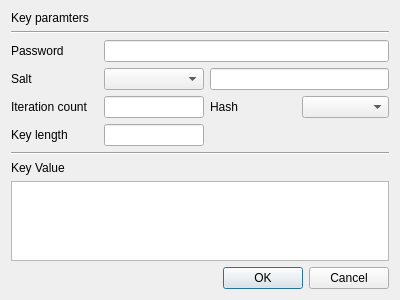
<?xml version="1.0" encoding="UTF-8"?>
<ui version="4.0">
 <class>KeyDeriveDlg</class>
 <widget class="QDialog" name="KeyDeriveDlg">
  <property name="geometry">
   <rect>
    <x>0</x>
    <y>0</y>
    <width>400</width>
    <height>300</height>
   </rect>
  </property>
  <property name="windowTitle">
   <string>Key Derive Dialog</string>
  </property>
  <layout class="QGridLayout" name="gridLayout">
   <item row="9" column="0" colspan="4">
    <widget class="QPlainTextEdit" name="mKeyValueText"/>
   </item>
   <item row="4" column="0">
    <widget class="QLabel" name="label_4">
     <property name="text">
      <string>Iteration count</string>
     </property>
    </widget>
   </item>
   <item row="6" column="0">
    <widget class="QLabel" name="label_5">
     <property name="text">
      <string>Key length</string>
     </property>
    </widget>
   </item>
   <item row="2" column="1" colspan="3">
    <widget class="QLineEdit" name="mPasswordText"/>
   </item>
   <item row="6" column="1">
    <widget class="QLineEdit" name="mKeySizeText">
     <property name="maximumSize">
      <size>
       <width>100</width>
       <height>16777215</height>
      </size>
     </property>
    </widget>
   </item>
   <item row="10" column="0">
    <spacer name="verticalSpacer">
     <property name="orientation">
      <enum>Qt::Vertical</enum>
     </property>
     <property name="sizeHint" stdset="0">
      <size>
       <width>20</width>
       <height>40</height>
      </size>
     </property>
    </spacer>
   </item>
   <item row="8" column="0">
    <widget class="QLabel" name="label_6">
     <property name="text">
      <string>Key Value</string>
     </property>
    </widget>
   </item>
   <item row="2" column="0">
    <widget class="QLabel" name="label_2">
     <property name="text">
      <string>Password</string>
     </property>
    </widget>
   </item>
   <item row="4" column="1">
    <widget class="QLineEdit" name="mIterCountText">
     <property name="maximumSize">
      <size>
       <width>100</width>
       <height>16777215</height>
      </size>
     </property>
    </widget>
   </item>
   <item row="3" column="2" colspan="2">
    <widget class="QLineEdit" name="mSaltText"/>
   </item>
   <item row="3" column="0">
    <widget class="QLabel" name="label_3">
     <property name="text">
      <string>Salt</string>
     </property>
    </widget>
   </item>
   <item row="4" column="3">
    <widget class="QComboBox" name="mHashCombo"/>
   </item>
   <item row="7" column="0" colspan="4">
    <widget class="Line" name="line">
     <property name="orientation">
      <enum>Qt::Horizontal</enum>
     </property>
    </widget>
   </item>
   <item row="3" column="1">
    <widget class="QComboBox" name="mSaltTypeCombo">
     <property name="maximumSize">
      <size>
       <width>100</width>
       <height>16777215</height>
      </size>
     </property>
    </widget>
   </item>
   <item row="4" column="2">
    <widget class="QLabel" name="label_7">
     <property name="text">
      <string>Hash</string>
     </property>
    </widget>
   </item>
   <item row="1" column="0" colspan="4">
    <widget class="Line" name="line_2">
     <property name="orientation">
      <enum>Qt::Horizontal</enum>
     </property>
    </widget>
   </item>
   <item row="0" column="0" colspan="2">
    <widget class="QLabel" name="label">
     <property name="text">
      <string>Key paramters</string>
     </property>
    </widget>
   </item>
   <item row="10" column="1" colspan="3">
    <widget class="QDialogButtonBox" name="buttonBox">
     <property name="orientation">
      <enum>Qt::Horizontal</enum>
     </property>
     <property name="standardButtons">
      <set>QDialogButtonBox::Cancel|QDialogButtonBox::Ok</set>
     </property>
    </widget>
   </item>
  </layout>
 </widget>
 <resources/>
 <connections>
  <connection>
   <sender>buttonBox</sender>
   <signal>accepted()</signal>
   <receiver>KeyDeriveDlg</receiver>
   <slot>accept()</slot>
   <hints>
    <hint type="sourcelabel">
     <x>248</x>
     <y>254</y>
    </hint>
    <hint type="destinationlabel">
     <x>157</x>
     <y>274</y>
    </hint>
   </hints>
  </connection>
  <connection>
   <sender>buttonBox</sender>
   <signal>rejected()</signal>
   <receiver>KeyDeriveDlg</receiver>
   <slot>reject()</slot>
   <hints>
    <hint type="sourcelabel">
     <x>316</x>
     <y>260</y>
    </hint>
    <hint type="destinationlabel">
     <x>286</x>
     <y>274</y>
    </hint>
   </hints>
  </connection>
 </connections>
</ui>
